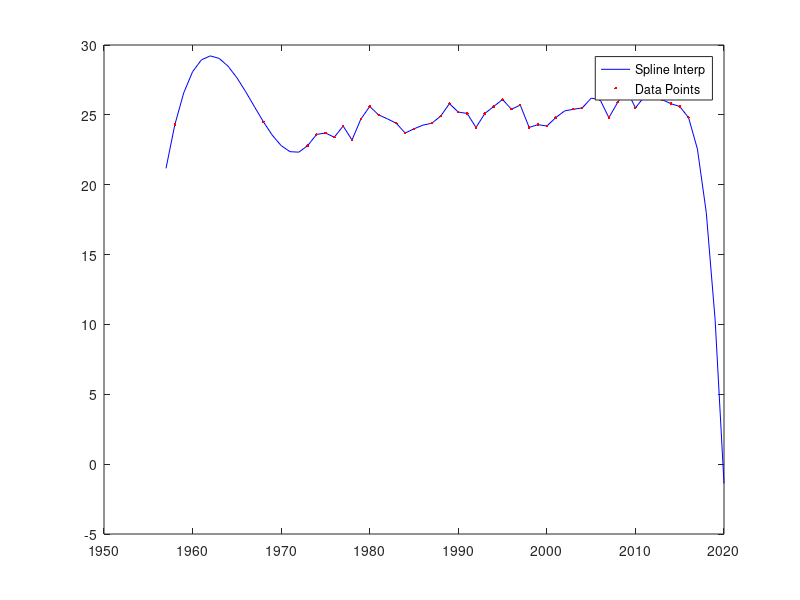

The MATLAB script that drew this image: (Note: this script raises an error after producing the figure.)
data = load('datos_aeroCBA.dat');

data = data(!isnan(data(1:end, 3)), 1:end);

years = data(1:end, 1);
temps = data(1:end, 3);
dates = 1957:2020;

p = interp1(years, temps, dates, 'spline', 'extrap');

plot(dates, p, 'b;Spline Interp;', years, temps, '.r;Data Points;');
sleep(3);
xlabel("Año");
ylabel("Temperatura");
pause();
